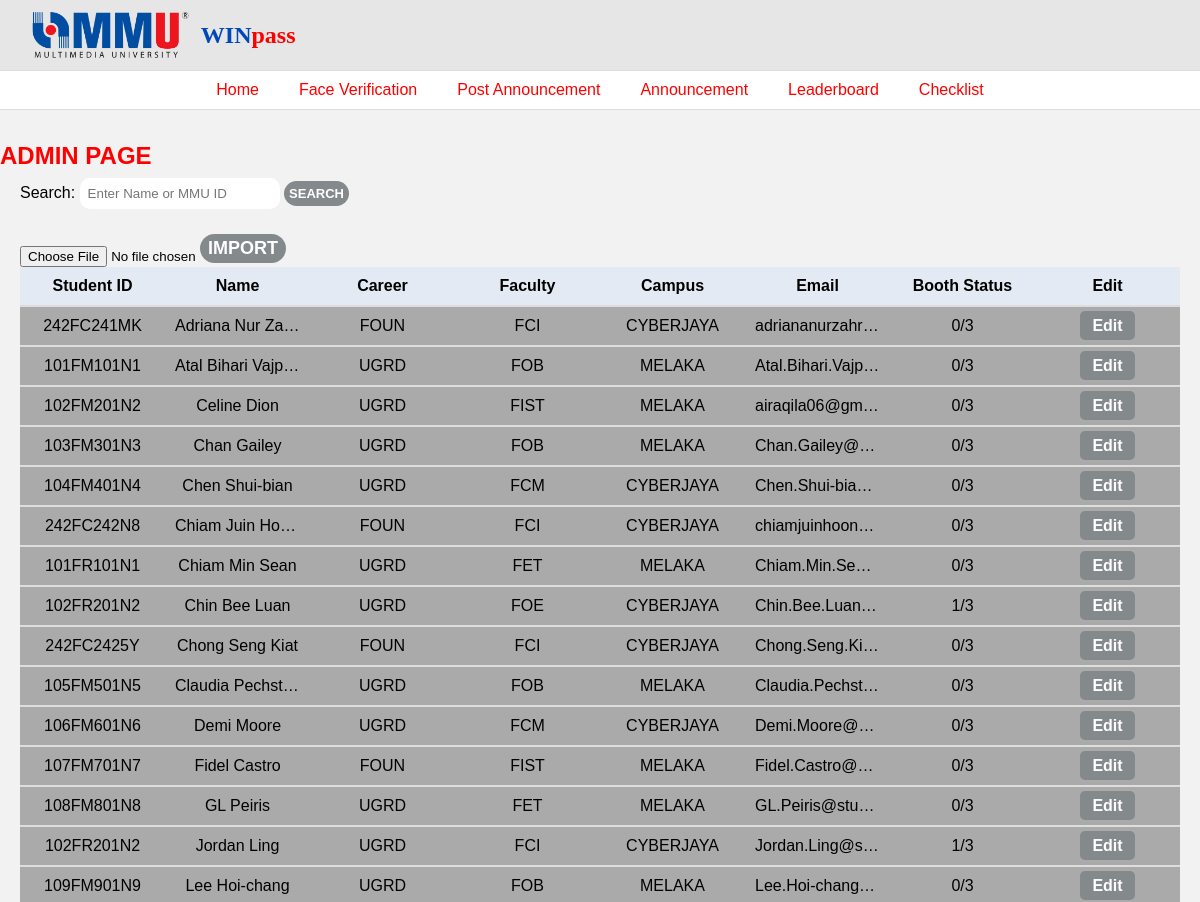
The app's page /Admin-Page (upper part), older data.
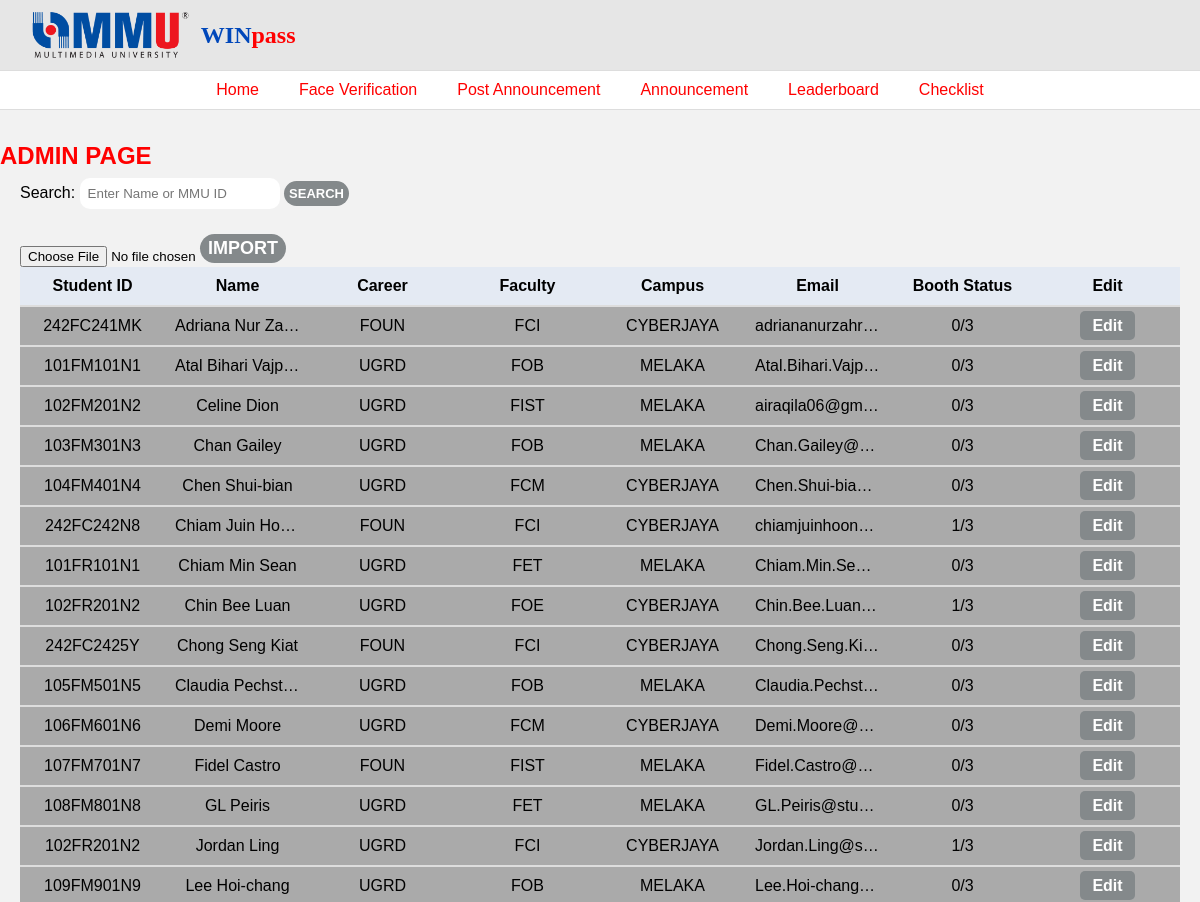
The same page, newer data.
### tables this page shows
CREATE TABLE "user" (
	"id"	INTEGER,
	"name"	TEXT NOT NULL,
	"mmu_id"	TEXT NOT NULL,
	"email"	TEXT NOT NULL,
	"password"	TEXT NOT NULL,
	"hall"	TEXT,
	"career"	TEXT,
	"faculty"	TEXT,
	"campus"	TEXT,
	"face_data"	BLOB,
	"qr_code"	INTEGER,
	"ticket_path"	TEXT,
	"goodies_status"	TEXT DEFAULT 'Pending',
	"badge_status"	TEXT DEFAULT 'Pending',
	"ticket_status"	NUMERIC DEFAULT 'Pending',
	"size"	TEXT,
	"timeslot"	TEXT,
	"nonce"	TEXT,
	PRIMARY KEY("id" AUTOINCREMENT)
);

### app.py (the view)
@app.route('/Admin-Page')
def admin_page():
    search_query = request.args.get('search' , '')
    conn = sqlite3.connect(db_path)
    cursor = conn.cursor()
    if search_query:
        cursor.execute("SELECT mmu_id, name, career, faculty, campus, email, goodies_status, badge_status, ticket_status FROM user WHERE name LIKE ? OR mmu_id LIKE ?", ('%' + search_query + '%', '%' + search_query + '%'))
    else:
        cursor.execute("SELECT mmu_id, name, career, faculty, campus, email, goodies_status, badge_status, ticket_status FROM user")
    students = cursor.fetchall()
    updated_students = []
    for student in students:
        mmu_id, name, career, faculty, campus, email, goodies_status, badge_status, ticket_status = student
        statuses = [goodies_status, badge_status, ticket_status]
        booth_status = f"{statuses.count('collected')}/3"
        updated_students.append((mmu_id, name, career, faculty, campus, email, booth_status))
    conn.close()
    return render_template('admin_page.html', students=updated_students)

### templates/admin_page.html (shortened to what this page needs)
<!DOCTYPE html>
<html lang="en">
<head>
  <link rel="stylesheet" href="{{ url_for('static', filename='style.css') }}">
</head>
<body>
    <header>
     <div class="top-bar">
       <div class="logo-area">
         <img src="{{ url_for('static', filename='img_mmu.png') }}" alt="MMU Logo" class="logo"/>
         <span class="win">WIN<span class="pass">pass</span></span>
       </div>
     </div>
     <nav>
       <ul>
           <li><a href="{{ url_for('admin_landing') }}">Home</a></li>
         <li><a href="{{ url_for('face_verification') }}">Face Verification</a></li>
         <li><a href="{{ url_for('post_announcement') }}">Post Announcement</a></li>
        <li><a href="{{ url_for('announcement_admin') }}">Announcement</a></li>
         <li><a href="{{ url_for('leaderboard') }}">Leaderboard</a></li>
        <li><a href="{{ url_for('register_checklist') }}">Checklist</a></li>
       </ul>
     </nav>
   </header>
   <main>
    <h2>ADMIN PAGE</h2>
    <div class="search-box">
       <form method="GET" action="{{ url_for('admin_page') }}">
         <label for="search">Search:</label>
         <input type="text" name="search" id="search" value="{{ request.args.get('search', '') }}" placeholder="{% if not request.args.get('search') %}Enter Name or MMU ID{% endif %}"/>
         <button class="search-button" type="submit">SEARCH</button>
       </form>
     </div>
      <div class="table-container">
        <form action="{{ url_for('import_csv') }}" method="POST" enctype="multipart/form-data">
          <input type="file" name="csv_file" accept=".csv" required />
          <button class="import-button" type="submit">IMPORT</button>
        </form>
        <table>
          <thead>
            <tr>
             <th>Student ID</th>
             <th>Name</th>
             <th>Career</th>
             <th>Faculty</th>
             <th>Campus</th>
             <th>Email</th>
             <th>Booth Status</th>
             <th>Edit</th>
           </tr>
         </thead>
          <tbody>
          {% for student in students %}
             <tr>
               <td>{{ student[0] }}</td>
               <td>{{ student[1] }}</td>
               <td>{{ student[2] }}</td>
               <td>{{ student[3] }}</td>
               <td>{{ student[4] }}</td>
               <td>{{ student[5] }}</td>
               <td>{{ student[6] }}</td>
               <td> <a href="{{ url_for('edit_student', mmu_id=student[0]) }}" class="btn btn-primary">Edit</a> </td>
              </tr>
          {% endfor %}
            </tbody>
            </table>
      </div>
   </main>
</body>
</html>

### static/style.css (style rules this page uses)
* { margin: 0; padding: 0; box-sizing: border-box; font-family: Arial, sans-serif; }
body { background-color: #f2f2f2; }
.top-bar { background-color: #e6e6e6; display: flex; justify-content: space-between; align-items: center; padding: 10px 30px; }
.logo-area { display: flex; align-items: center; gap: 10px; }
.logo { height: 50px; }
.win { font-family: "Trirong", serif; font-size: 24px; font-weight: bold; color: #0047ba; }
.pass { font-family: "Trirong", serif; color: red; }
nav { background-color: white; border-top: 1px solid #ddd; border-bottom: 1px solid #ddd; }
nav ul { display: flex; justify-content: center; padding: 10px 0; list-style: none; gap: 40px; }
nav a { color: red; text-decoration: none; font-weight: 500; }
.search-box { padding: 0 20px 20px 20px; }
.search-button { padding: 5px 5px; background-color: hsl(195, 3%, 53%); color: white; border: none; border-radius: 15px; font-weight: bolder; cursor: pointer; margin-bottom: 20px; font-size: small; }
input[type="text"] { padding: 8px; border-radius: 10px; border: none; width: 200px; }
.table-container { padding: 0 20px 40px 20px; position: relative; }
table { width: 100%; border-collapse: collapse; background-color: #aaa; color: black; table-layout: fixed; }
th, td { padding: 10px; text-align: center; border-bottom: 2px solid #ddd; overflow: hidden; text-overflow: ellipsis; white-space: nowrap; }
th { background-color: #e4eaf3; font-weight: bold; }
th, td { width: 16.66%; }
h2 { color: red; padding-bottom: 8px; margin-top: 32px; font-weight: bolder; }
a { color: #00bfff; text-decoration: none; }
.btn { padding: 0.4rem 0.8rem; border: none; border-radius: 5px; text-decoration: none; font-weight: bolder; }
.btn-primary { background-color: hsl(195, 3%, 53%); color: white; }

Row changes from the older to the newer data that the page shows:
changed user "242FC242N8": student "0/3" → "1/3"
